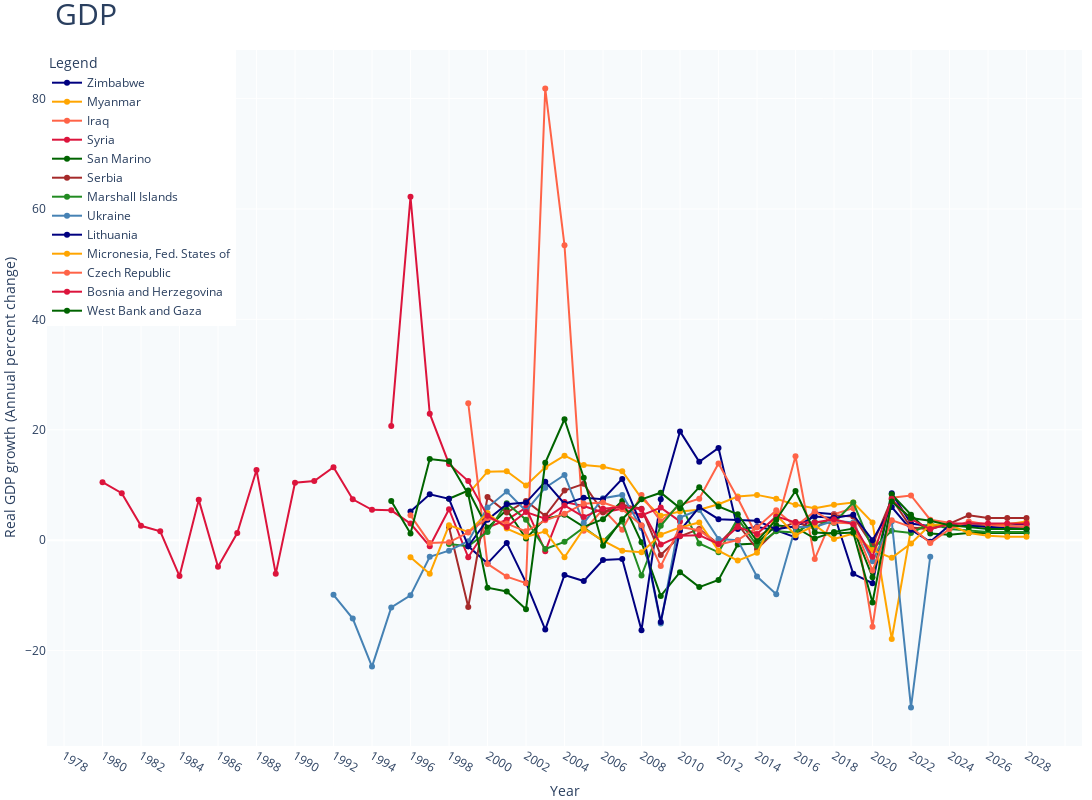

Notebook cell for this chart:
### Code cell
# list_selection = countrys_03_to_04
# countrys_03_to_04 = countrys_03_to_04.insert(0, 'year')
# graficos(df_null[countrys_03_to_04],list_selection,columna_y='Real GDP growth (Annual percent change)')
plot_gdp(df_null,countrys_03_to_04)

### Figure 1 — Plotly figure (JSON) as saved in the notebook; plotly's stock layout.template omitted (floating-point values rounded to 4 significant figures)
{"data": [{"marker": {"color": "navy"}, "mode": "lines+markers", "name": "Zimbabwe", "type": "scatter", "x": [1980, 1981, 1982, 1983, 1984, 1985, 1986, 1987, 1988, 1989, 1990, 1991, 1992, 1993, 1994, 1995, 1996, 1997, 1998, 1999, 2000, 2001, 2002, 2003, 2004, 2005, 2006, 2007, 2008, 2009, 2010, 2011, 2012, 2013, 2014, 2015, 2016, 2017, 2018, 2019, 2020, 2021, 2022, 2023, 2024, 2025, 2026, 2027, 2028], "y": [null, null, null, null, null, null, null, null, null, null, null, null, null, null, null, null, null, null, null, -1.1, -4.2, -0.5, -7.7, -16.2, -6.3, -7.4, -3.6, -3.4, -16.3, 7.4, 19.7, 14.2, 16.7, 2, 2.4, 1.8, 0.5, 5, 4.7, -6.1, -7.8, 8.5, 3, 2.5, 2.6, 2.7, 2.8, 2.9, 2.9]}, {"marker": {"color": "orange"}, "mode": "lines+markers", "name": "Myanmar", "type": "scatter", "x": [1980, 1981, 1982, 1983, 1984, 1985, 1986, 1987, 1988, 1989, 1990, 1991, 1992, 1993, 1994, 1995, 1996, 1997, 1998, 1999, 2000, 2001, 2002, 2003, 2004, 2005, 2006, 2007, 2008, 2009, 2010, 2011, 2012, 2013, 2014, 2015, 2016, 2017, 2018, 2019, 2020, 2021, 2022, 2023, 2024, 2025, 2026, 2027, 2028], "y": [null, null, null, null, null, null, null, null, null, null, null, null, null, null, null, null, null, null, null, 8.4, 12.4, 12.5, 9.9, 13.2, 15.3, 13.6, 13.3, 12.5, 7.6, 4.4, 5.2, 5.5, 6.5, 7.9, 8.2, 7.5, 6.4, 5.8, 6.4, 6.8, 3.2, -17.9, 2, 2.6, 2.6, 2.5, 2.6, 2.9, 3.4]}, {"marker": {"color": "tomato"}, "mode": "lines+markers", "name": "Iraq", "type": "scatter", "x": [1980, 1981, 1982, 1983, 1984, 1985, 1986, 1987, 1988, 1989, 1990, 1991, 1992, 1993, 1994, 1995, 1996, 1997, 1998, 1999, 2000, 2001, 2002, 2003, 2004, 2005, 2006, 2007, 2008, 2009, 2010, 2011, 2012, 2013, 2014, 2015, 2016, 2017, 2018, 2019, 2020, 2021, 2022, 2023, 2024, 2025, 2026, 2027, 2028], "y": [null, null, null, null, null, null, null, null, null, null, null, null, null, null, null, null, null, null, null, 24.8, -4.3, -6.6, -7.8, 81.8, 53.4, 1.7, 5.6, 1.9, 8.2, 3.4, 6.4, 7.5, 13.9, 7.6, 0.7, 2.5, 15.2, -3.4, 4.7, 5.8, -15.7, 7.7, 8.1, 3.7, 3.1, 2.6, 2.4, 2.2, 2.2]}, {"marker": {"color": "crimson"}, "mode": "lines+markers", "name": "Syria", "type": "scatter", "x": [1980, 1981, 1982, 1983, 1984, 1985, 1986, 1987, 1988, 1989, 1990, 1991, 1992, 1993, 1994, 1995, 1996, 1997, 1998, 1999, 2000, 2001, 2002, 2003, 2004, 2005, 2006, 2007, 2008, 2009, 2010, 2011, 2012, 2013, 2014, 2015, 2016, 2017, 2018, 2019, 2020, 2021, 2022, 2023, 2024, 2025, 2026, 2027, 2028], "y": [10.5, 8.5, 2.6, 1.6, -6.5, 7.3, -4.8, 1.3, 12.7, -6.1, 10.4, 10.7, 13.2, 7.4, 5.5, 5.4, 3, -1.1, 5.6, -3.1, 2.3, 3.7, 5.9, -2, 6.9, 6.2, 5, 5.7, 4.5, 5.9, 3.4, null, null, null, null, null, null, null, null, null, null, null, null, null, null, null, null, null, null]}, {"marker": {"color": "darkgreen"}, "mode": "lines+markers", "name": "San Marino", "type": "scatter", "x": [1980, 1981, 1982, 1983, 1984, 1985, 1986, 1987, 1988, 1989, 1990, 1991, 1992, 1993, 1994, 1995, 1996, 1997, 1998, 1999, 2000, 2001, 2002, 2003, 2004, 2005, 2006, 2007, 2008, 2009, 2010, 2011, 2012, 2013, 2014, 2015, 2016, 2017, 2018, 2019, 2020, 2021, 2022, 2023, 2024, 2025, 2026, 2027, 2028], "y": [null, null, null, null, null, null, null, null, null, null, null, null, null, null, null, null, null, null, 7.5, 9, 2.2, 5.5, 0.3, 3.9, 4.6, 2.4, 3.8, 7.1, -0.4, -10.1, -5.8, -8.5, -7.2, -0.8, -0.6, 2.7, 2.3, 0.3, 1.5, 2.1, -6.7, 8.3, 4.6, 1.2, 1, 1.3, 1.3, 1.3, 1.3]}, {"marker": {"color": "brown"}, "mode": "lines+markers", "name": "Serbia", "type": "scatter", "x": [1980, 1981, 1982, 1983, 1984, 1985, 1986, 1987, 1988, 1989, 1990, 1991, 1992, 1993, 1994, 1995, 1996, 1997, 1998, 1999, 2000, 2001, 2002, 2003, 2004, 2005, 2006, 2007, 2008, 2009, 2010, 2011, 2012, 2013, 2014, 2015, 2016, 2017, 2018, 2019, 2020, 2021, 2022, 2023, 2024, 2025, 2026, 2027, 2028], "y": [null, null, null, null, null, null, null, null, null, null, null, null, null, null, null, null, null, null, 2.4, -12.1, 7.8, 5, 7.1, 4.4, 9, 10.2, 5.1, 6.4, 5.7, -2.7, 0.7, 2, -0.7, 2.9, -1.6, 1.8, 3.3, 2.1, 4.5, 4.3, -0.9, 7.5, 2.3, 2, 3, 4.5, 4, 4, 4]}, {"marker": {"color": "forestgreen"}, "mode": "lines+markers", "name": "Marshall Islands", "type": "scatter", "x": [1980, 1981, 1982, 1983, 1984, 1985, 1986, 1987, 1988, 1989, 1990, 1991, 1992, 1993, 1994, 1995, 1996, 1997, 1998, 1999, 2000, 2001, 2002, 2003, 2004, 2005, 2006, 2007, 2008, 2009, 2010, 2011, 2012, 2013, 2014, 2015, 2016, 2017, 2018, 2019, 2020, 2021, 2022, 2023, 2024, 2025, 2026, 2027, 2028], "y": [null, null, null, null, null, null, null, null, null, null, null, null, null, null, null, null, null, null, -0.7, -1.1, 1.5, 6.7, 3.7, -1.6, -0.3, 2.3, -0.2, 3.4, -6.4, 2.6, 6.8, -0.6, -2.2, 3.9, -1, 1.6, 1.4, 3.3, 3.1, 6.8, -1.6, 1.7, 1.3, 3, 2, 1.8, 1.5, 1.5, 1.5]}, {"marker": {"color": "steelblue"}, "mode": "lines+markers", "name": "Ukraine", "type": "scatter", "x": [1980, 1981, 1982, 1983, 1984, 1985, 1986, 1987, 1988, 1989, 1990, 1991, 1992, 1993, 1994, 1995, 1996, 1997, 1998, 1999, 2000, 2001, 2002, 2003, 2004, 2005, 2006, 2007, 2008, 2009, 2010, 2011, 2012, 2013, 2014, 2015, 2016, 2017, 2018, 2019, 2020, 2021, 2022, 2023, 2024, 2025, 2026, 2027, 2028], "y": [null, null, null, null, null, null, null, null, null, null, null, null, -9.9, -14.2, -22.9, -12.2, -10, -3, -1.9, -0.2, 5.9, 8.8, 5.3, 9.5, 11.8, 3.1, 7.6, 8.2, 2.2, -15.1, 4.1, 5.5, 0.2, 0, -6.6, -9.8, 2.4, 2.4, 3.5, 3.2, -3.8, 3.4, -30.3, -3, null, null, null, null, null]}, {"marker": {"color": "navy"}, "mode": "lines+markers", "name": "Lithuania", "type": "scatter", "x": [1980, 1981, 1982, 1983, 1984, 1985, 1986, 1987, 1988, 1989, 1990, 1991, 1992, 1993, 1994, 1995, 1996, 1997, 1998, 1999, 2000, 2001, 2002, 2003, 2004, 2005, 2006, 2007, 2008, 2009, 2010, 2011, 2012, 2013, 2014, 2015, 2016, 2017, 2018, 2019, 2020, 2021, 2022, 2023, 2024, 2025, 2026, 2027, 2028], "y": [null, null, null, null, null, null, null, null, null, null, null, null, null, null, null, null, 5.2, 8.3, 7.5, -1.1, 3.7, 6.5, 6.8, 10.6, 6.6, 7.7, 7.4, 11.1, 2.6, -14.8, 1.7, 6, 3.8, 3.6, 3.5, 2, 2.5, 4.3, 4, 4.6, 0, 6, 1.9, -0.3, 2.7, 2.6, 2.4, 2.2, 2]}, {"marker": {"color": "orange"}, "mode": "lines+markers", "name": "Micronesia, Fed. States of", "type": "scatter", "x": [1980, 1981, 1982, 1983, 1984, 1985, 1986, 1987, 1988, 1989, 1990, 1991, 1992, 1993, 1994, 1995, 1996, 1997, 1998, 1999, 2000, 2001, 2002, 2003, 2004, 2005, 2006, 2007, 2008, 2009, 2010, 2011, 2012, 2013, 2014, 2015, 2016, 2017, 2018, 2019, 2020, 2021, 2022, 2023, 2024, 2025, 2026, 2027, 2028], "y": [null, null, null, null, null, null, null, null, null, null, null, null, null, null, null, null, -3.1, -6.1, 2.7, 1.5, 4.9, 2.1, 0.6, 1.6, -3.1, 2.1, -0.1, -1.9, -2.2, 1, 2.3, 3.2, -1.9, -3.7, -2.3, 4.6, 0.9, 2.7, 0.2, 1.2, -1.8, -3.2, -0.6, 2.8, 2.8, 1.3, 0.8, 0.6, 0.6]}, {"marker": {"color": "tomato"}, "mode": "lines+markers", "name": "Czech Republic", "type": "scatter", "x": [1980, 1981, 1982, 1983, 1984, 1985, 1986, 1987, 1988, 1989, 1990, 1991, 1992, 1993, 1994, 1995, 1996, 1997, 1998, 1999, 2000, 2001, 2002, 2003, 2004, 2005, 2006, 2007, 2008, 2009, 2010, 2011, 2012, 2013, 2014, 2015, 2016, 2017, 2018, 2019, 2020, 2021, 2022, 2023, 2024, 2025, 2026, 2027, 2028], "y": [null, null, null, null, null, null, null, null, null, null, null, null, null, null, null, null, 4.5, -0.5, -0.4, 1.4, 4, 3, 1.6, 3.6, 4.8, 6.6, 6.8, 5.6, 2.7, -4.7, 2.4, 1.8, -0.8, 0, 2.3, 5.4, 2.5, 5.2, 3.2, 3, -5.5, 3.6, 2.4, -0.5, 2, 3.4, 2.8, 2.5, 2.5]}, {"marker": {"color": "crimson"}, "mode": "lines+markers", "name": "Bosnia and Herzegovina", "type": "scatter", "x": [1980, 1981, 1982, 1983, 1984, 1985, 1986, 1987, 1988, 1989, 1990, 1991, 1992, 1993, 1994, 1995, 1996, 1997, 1998, 1999, 2000, 2001, 2002, 2003, 2004, 2005, 2006, 2007, 2008, 2009, 2010, 2011, 2012, 2013, 2014, 2015, 2016, 2017, 2018, 2019, 2020, 2021, 2022, 2023, 2024, 2025, 2026, 2027, 2028], "y": [null, null, null, null, null, null, null, null, null, null, null, null, null, null, null, 20.7, 62.2, 22.9, 13.8, 10.7, 4.4, 2.4, 5.1, 3.9, 6.3, 4.2, 5.7, 6, 5.6, -0.8, 0.8, 0.9, -0.7, 2.4, 1.1, 4.3, 3.2, 3.2, 3.8, 2.9, -3, 7.4, 3.8, 2, 3, 3, 3, 3, 3]}, {"marker": {"color": "darkgreen"}, "mode": "lines+markers", "name": "West Bank and Gaza", "type": "scatter", "x": [1980, 1981, 1982, 1983, 1984, 1985, 1986, 1987, 1988, 1989, 1990, 1991, 1992, 1993, 1994, 1995, 1996, 1997, 1998, 1999, 2000, 2001, 2002, 2003, 2004, 2005, 2006, 2007, 2008, 2009, 2010, 2011, 2012, 2013, 2014, 2015, 2016, 2017, 2018, 2019, 2020, 2021, 2022, 2023, 2024, 2025, 2026, 2027, 2028], "y": [null, null, null, null, null, null, null, null, null, null, null, null, null, null, null, 7.1, 1.2, 14.7, 14.3, 8.3, -8.6, -9.3, -12.5, 14, 21.9, 11.3, -1, 3.8, 7.4, 8.6, 5.8, 9.6, 6.1, 4.7, -0.2, 3.7, 8.9, 1.4, 1.2, 1.4, -11.3, 7, 4, 3.5, 2.7, 2.4, 2, 2, 2]}], "layout": {"height": 800, "legend": {"title": {"text": "Legend"}, "x": 0, "y": 1}, "margin": {"b": 0, "l": 0, "r": 0, "t": 50}, "plot_bgcolor": "#F7FAFC", "showlegend": true, "title": {"font": {"size": 30}, "text": "GDP"}, "width": 1200, "xaxis": {"dtick": "2", "tickangle": 30, "title": {"text": "Year"}}, "yaxis": {"tickformat": ",.0f", "title": {"text": "Real GDP growth (Annual percent change)"}}}}
